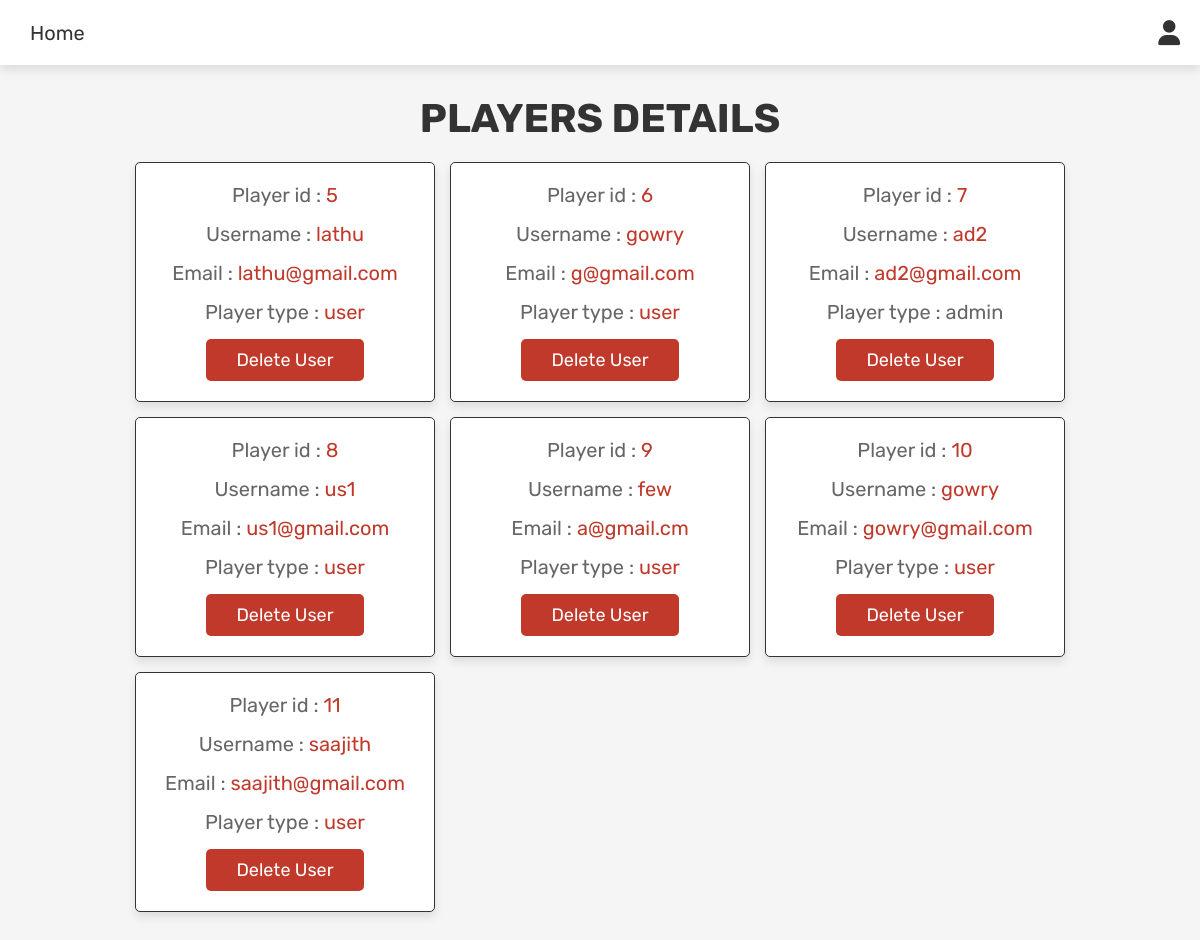
The page /admin_users.php (signed in) on the database its author committed.
### tables this page shows
CREATE TABLE IF NOT EXISTS `users` (
  `id` int(100) NOT NULL AUTO_INCREMENT,
  `name` varchar(100) NOT NULL,
  `email` varchar(100) NOT NULL,
  `password` varchar(100) NOT NULL,
  `user_type` varchar(20) NOT NULL DEFAULT 'user',
  PRIMARY KEY (`id`)
);

### admin_users.php (the view, shortened to what this page needs)
<!DOCTYPE html>
<html lang="en">
<head>
   <link rel="stylesheet" href="https://cdnjs.cloudflare.com/ajax/libs/font-awesome/6.0.0/css/all.min.css">
   <link rel="stylesheet" href="admin.css">
</head>
<body>
<?php include 'admin_header.php'; ?>
<section class="users">
   <h1 class="title"> Players Details </h1>
   <div class="box-container">
      <?php
         $select_users = mysqli_query($conn, "SELECT * FROM `users`") or die('query failed');
         while($fetch_users = mysqli_fetch_assoc($select_users)){
      ?>
      <div class="box">
         <p> Player id : <span><?php echo $fetch_users['id']; ?></span> </p>
         <p> Username : <span><?php echo $fetch_users['name']; ?></span> </p>
         <p> Email : <span><?php echo $fetch_users['email']; ?></span> </p>
         <p> Player type : <span style="color:<?php if($fetch_users['user_type'] == 'admin'){ echo 'var(--orange)'; } ?>"><?php echo $fetch_users['user_type']; ?></span> </p>
         <a href="admin_users.php?delete=<?php echo $fetch_users['id']; ?>" onclick="return confirm('delete this user?');" class="delete-btn">delete user</a>
      </div>
      <?php
         };
      ?>
   </div>
</section>
</body>
</html>

### admin_header.php (shortened to what this page needs)
<header class="header">
   <div class="flex">
      <nav class="navbar">
         <a href="Futsal-Reservation-System-master/admin.php">Home</a>
      </nav>
      <div class="icons">
         <div id="user-btn" class="fas fa-user"></div>
      </div>
   </div>
</header>

### admin.css (style rules this page uses)
* { font-family: 'Rubik', sans-serif; margin:0; padding:0; box-sizing: border-box; outline: none; border:none; text-decoration: none; transition:all .2s linear; }
html { font-size: 62.5%; overflow-x: hidden; }
body { background-color: #f5f5f5; }
section { padding:3rem 2rem; }
.title { text-align: center; margin-bottom: 2rem; text-transform: uppercase; color:#333; font-size: 4rem; }
.btn, .option-btn, .delete-btn, .white-btn { display: inline-block; margin-top: 1rem; padding:1rem 3rem; cursor: pointer; color:#fff; font-size: 1.8rem; border-radius: .5rem; text-transform: capitalize; }
.delete-btn { background-color: #c0392b; }
.header { position: sticky; top:0; left:0; right:0; z-index: 1000; background-color: #fff; box-shadow: 0 .5rem 1rem rgba(0,0,0,.1); }
.header .flex { display: flex; align-items: center; padding:2rem; justify-content: space-between; position: relative; max-width: 1200px; margin:0 auto; }
.header .flex .navbar a { margin:0 1rem; font-size: 2rem; color:#333; }
.header .flex .icons div { margin-left: 1.5rem; font-size: 2.5rem; cursor: pointer; color:#333; }
.users .box-container { display: grid; grid-template-columns: repeat(auto-fit, 30rem); justify-content: center; gap:1.5rem; max-width: 1200px; margin:0 auto; align-items: flex-start; }
.users .box-container .box { background-color: #fff; padding:2rem; border:.1rem solid #333; box-shadow: 0 .5rem 1rem rgba(0,0,0,.1); border-radius: .5rem; text-align: center; }
.users .box-container .box p { padding-bottom: 1.5rem; font-size: 2rem; color:#666; }
.users .box-container .box p span { color:#c0392b; }
.users .box-container .box .delete-btn { margin-top: 0; }

### rows shown on the page
users: id "5", name "lathu", email "lathu@gmail.com", user_type "user"
users: id "6", name "gowry", email "g@gmail.com", user_type "user"
users: id "7", name "ad2", email "ad2@gmail.com", user_type "admin"
users: id "8", name "us1", email "us1@gmail.com", user_type "user"
users: id "9", name "few", email "a@gmail.cm", user_type "user"
users: id "10", name "gowry", email "gowry@gmail.com", user_type "user"
users: id "11", name "saajith", email "saajith@gmail.com", user_type "user"
